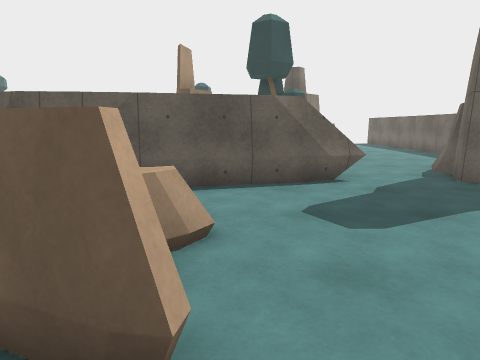
View 1 (above)

24 first-person views from a walk through a scene from a Unity 3-D project. The camera is 1.4 m above the floor, tilts 10° down and sees 75° across. The floor is counted in squares, 1 m on a side. Each view is taken from the middle of a square. On the plan, view 1 faces up. The plan holds only what a view shows up to about 14 squares ahead; the rest is blank. The place goes on beyond the plan. The player is left out. Surface patterns are stand-ins for the level's own textures.

View 2
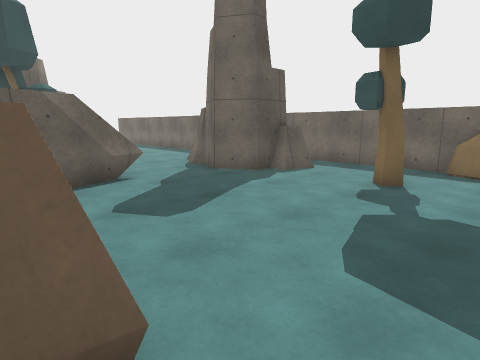

View 3
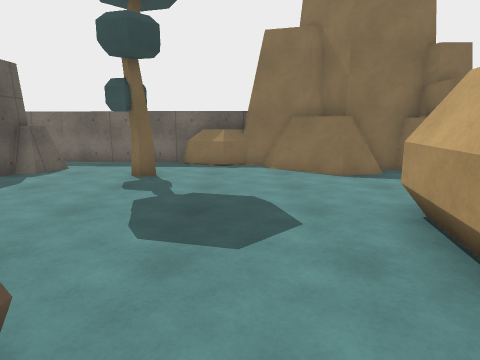

View 4
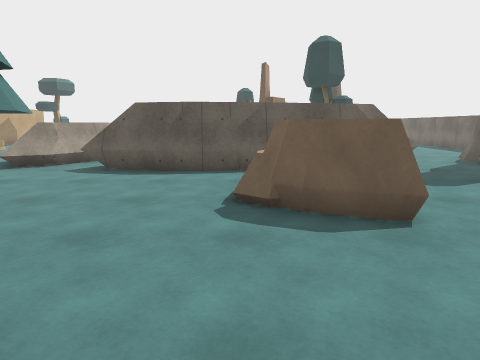

View 5
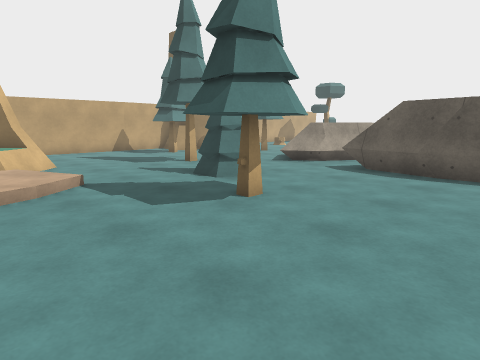

View 6
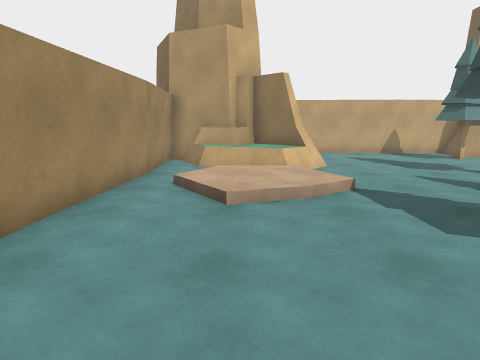

View 7
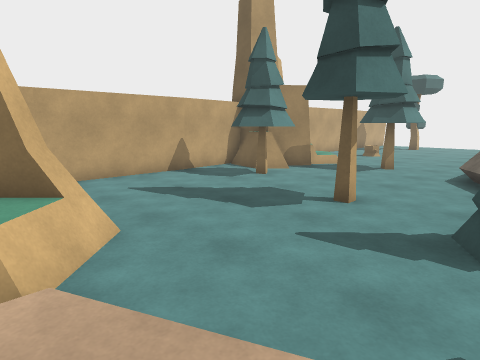

View 8
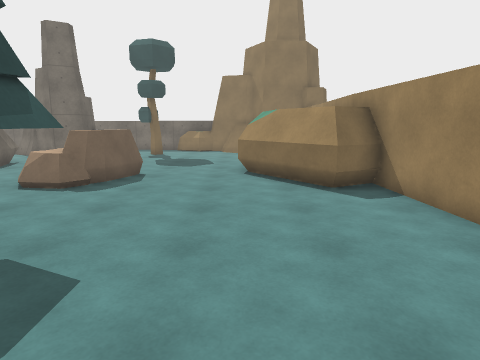

View 9
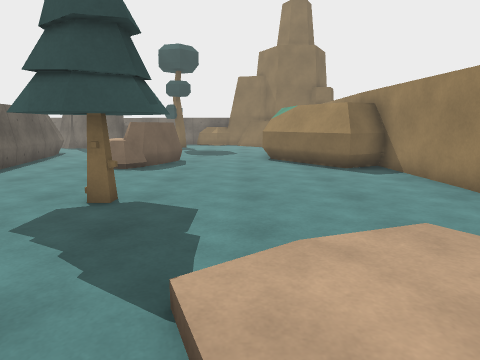

View 10
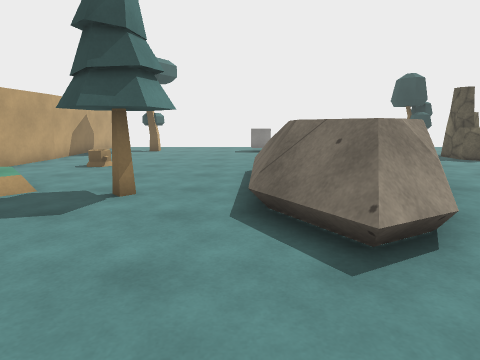

View 11
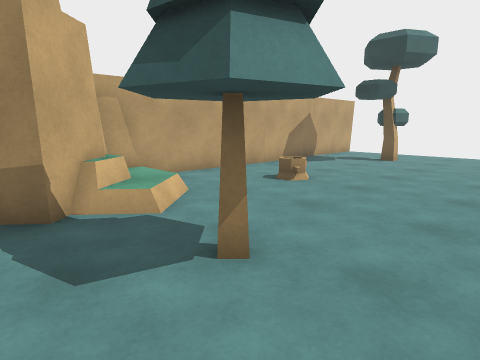

View 12
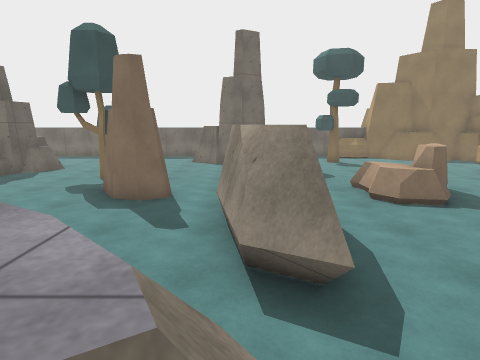

View 13
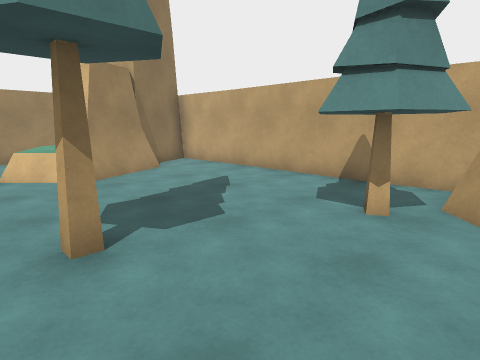

View 14
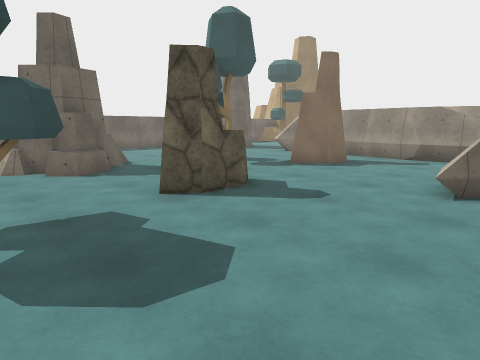

View 15
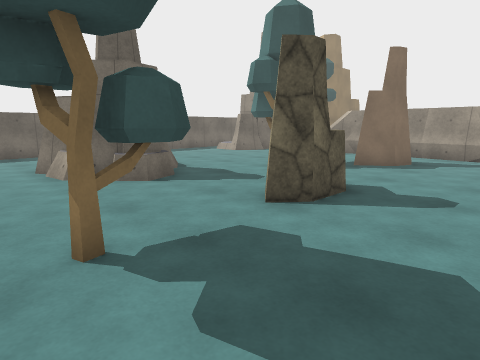

View 16
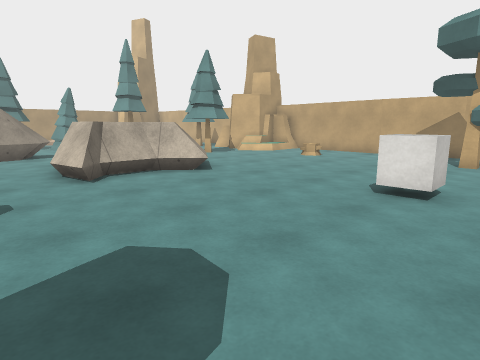

View 17
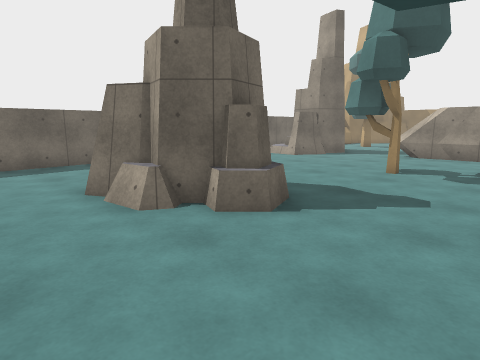

View 18
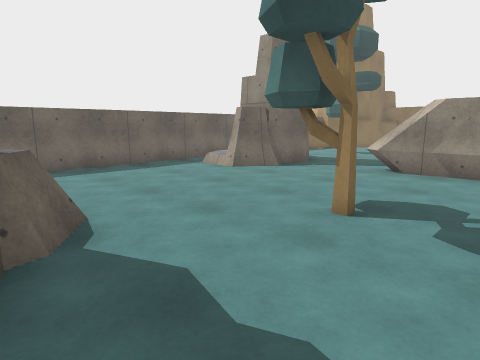

View 19
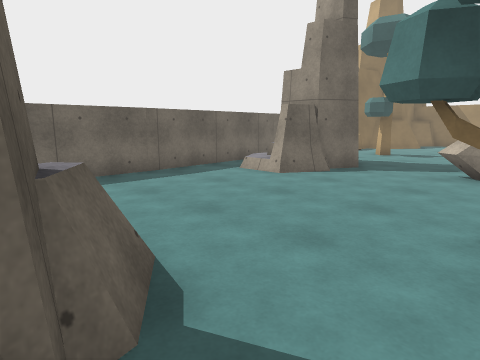

View 20
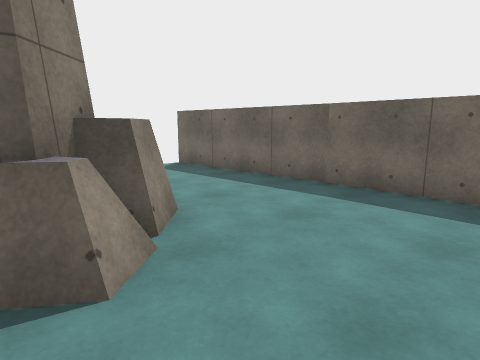

View 21
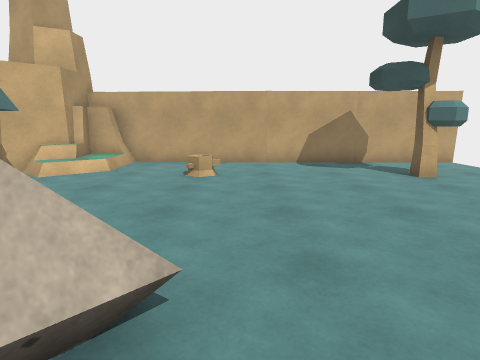

View 22
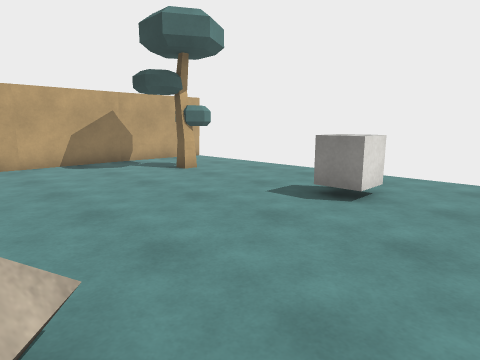

View 23
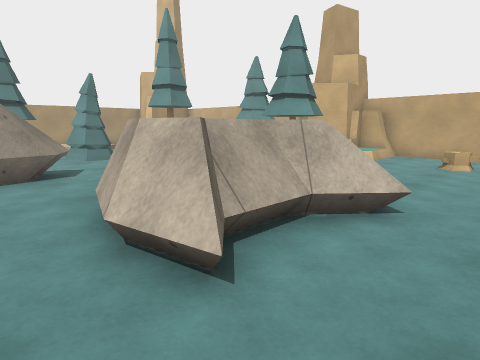

View 24
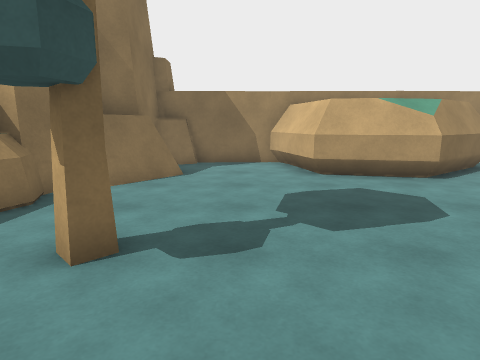

### Floor plan
Key: @ floor where view 1 was taken; # wall or solid block; . main floor; : floor 0.25 m higher than the main floor; + floor 1.5 m higher than the main floor; / step, stairs or slope; = window, fence, low wall or low ledge; ^ raised ledge; v drop or lower ground; T tree; H thing the floor can be seen under or through; R rock; C cube; O other object.
Columns run from 20 left of view 1 to 10 right of it. Each row starts with its distance up from view 1.
 24 #                             #
 23 #....... ...... ... ...      .#
 22 #..#.............TT...........#
 21 #..#.....C.......TT....##.....#
 20 #.....................=###....#
 19 #.................R..=###^....#
 18 #................RR...####....#
 17 #................RR....##.....#
 16 #.................R...........#
 15 #..O......==.=................#
 14 #........=v==#................#
 13 #........=   #=.......#.......#
 12 #........=   #....##..........#
 11 ###O.....=   .....# ..........#
 10  ###..T.==   .............##O.#
  9  ###....=/+#..............## .#
  8 ###....../==.^##########..##  #
  7 #=###..../=.=#########....### #
  6 #.###......................##.#
  5 #.............................#
  4 #......#..#H......^^..........#
  3 #........=#HHH...=^^.......T..#
  2 #...........HH....^#.........=#
  1 #...........HH.....#=........=#
  0 #....=..............@........##
 -1 #..###^./:/.................=#
 -2 #.###^^=::/.........###.....##
 -3 #####^^/:::.......######...###
 -4     #^..///......##    #...##
 -5     #............##    #...#
 -6     ##############     #####

Where each view was taken, in squares from view 1:
view 1: 0 up, 0 right, facing up
view 2: 0 up, 1 left, facing up-right
view 3: 0 up, 2 left, facing right
view 4: 3 down, 3 left, facing up
view 5: 3 down, 3 left, facing up-left
view 6: 3 down, 4 left, facing left
view 7: 2 down, 10 left, facing up-left
view 8: 2 down, 11 left, facing right
view 9: 1 down, 13 left, facing right
view 10: 4 up, 12 left, facing up
view 11: 8 up, 12 left, facing up-left
view 12: 8 up, 11 left, facing right
view 13: 8 up, 12 left, facing down-left
view 14: 22 up, 8 left, facing down-right
view 15: 23 up, 6 left, facing down-right
view 16: 23 up, 4 left, facing down-left
view 17: 23 up, 2 left, facing down-right
view 18: 18 up, 1 left, facing down-right
view 19: 18 up, 1 right, facing down-right
view 20: 14 up, 3 right, facing up-right
view 21: 16 up, 8 left, facing left
view 22: 15 up, 8 left, facing up-left
view 23: 17 up, 5 left, facing down-left
view 24: 6 up, 5 right, facing down
